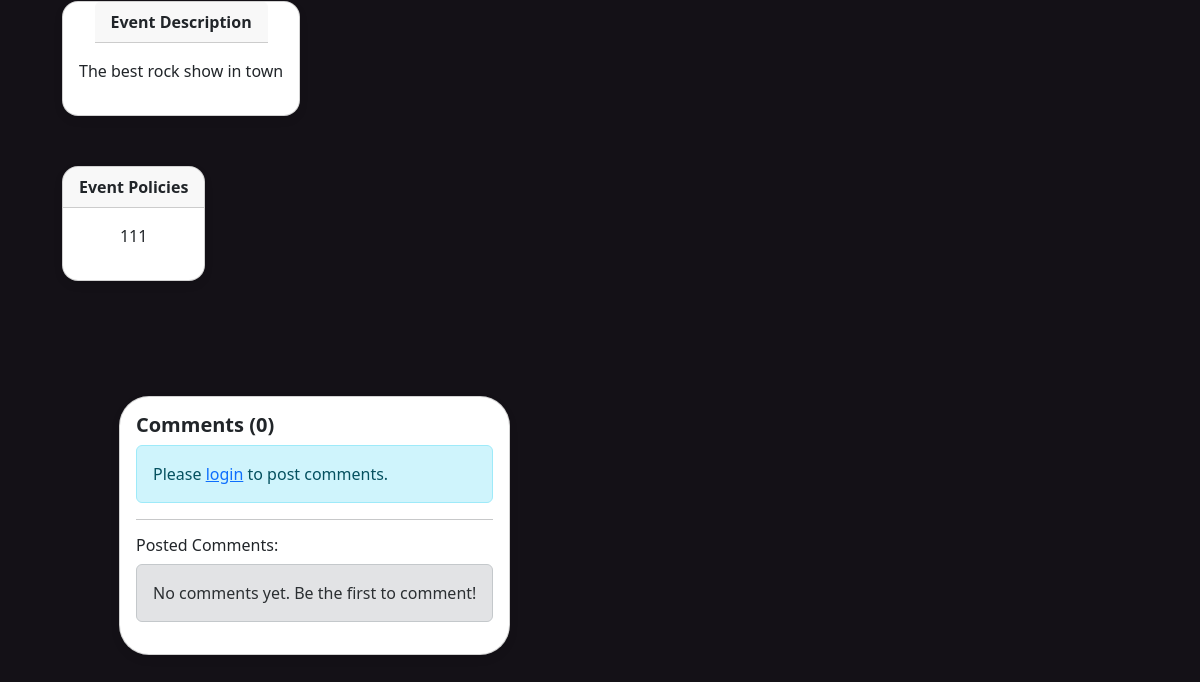
Before: /events/1 (lower part) with the older database file.
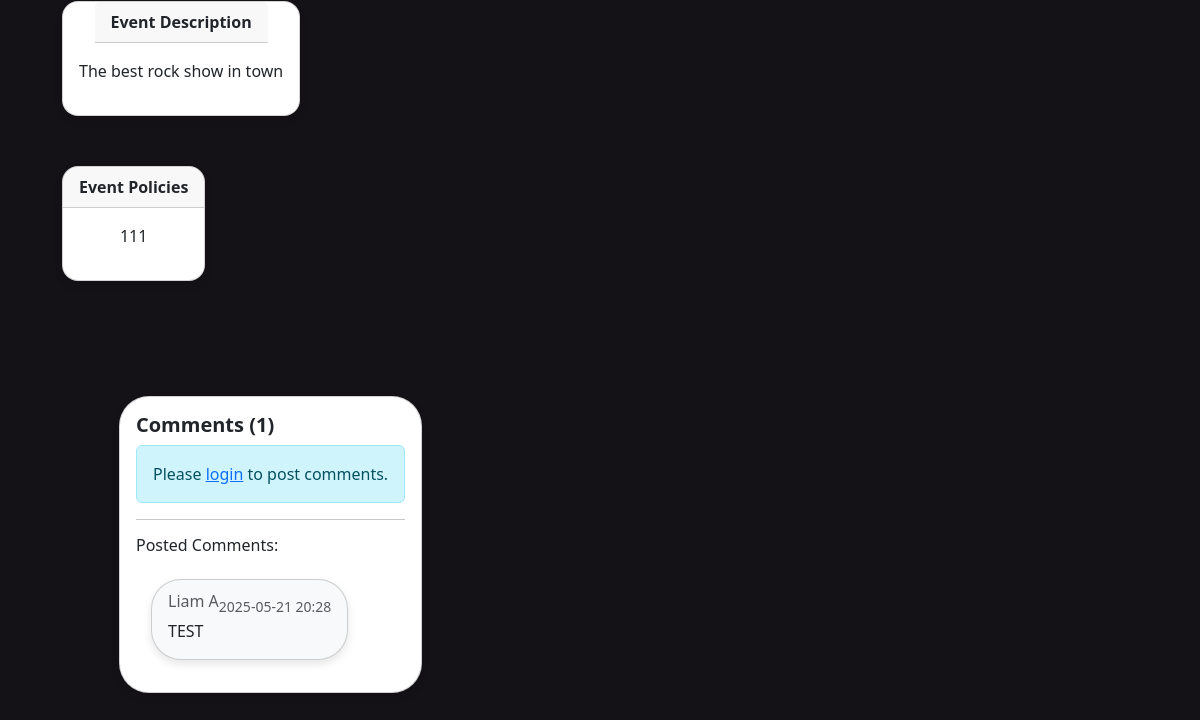
After: the same page with the newer database file.
### website/models.py (models this page shows, shortened)
class Comment(db.Model):
    __tablename__ = 'comments'
    id = db.Column(db.Integer, primary_key=True)
    text = db.Column(db.String(400), nullable=False)
    created_at = db.Column(db.DateTime, default=datetime.now)
    edited_at = db.Column(db.DateTime, nullable=True)
    is_edited = db.Column(db.Boolean, default=False)
    user_id = db.Column(db.Integer, db.ForeignKey('users.id'), nullable=False)
    event_id = db.Column(db.Integer, db.ForeignKey('events.id'), nullable=False)

class User(db.Model, UserMixin):
    __tablename__ = 'users'
    id = db.Column(db.Integer, primary_key=True)
    firstName = db.Column(db.String(100), index=True, unique=False, nullable=False)
    surname = db.Column(db.String(100), index=True, unique=False, nullable=False)
    email = db.Column(db.String(100), index=True, nullable=False, unique=True)
    mobileNumber = db.Column(db.String(20), index=True, nullable=False, unique=True)
    streetAddress = db.Column(db.String(150), index=True, nullable=False)
    password_hash = db.Column(db.String(255), nullable=False)
    role = db.Column(db.String(20), default='attendee')
    created_at = db.Column(db.DateTime, default=datetime.now)
    updated_at = db.Column(db.DateTime, default=datetime.now, onupdate=datetime.now)
    comments = db.relationship('Comment', backref='user', lazy='dynamic')
    bookings = db.relationship('Booking', backref='user', lazy='dynamic')
    events_created = db.relationship('Event', foreign_keys='Event.created_by', backref='creator_user', lazy='dynamic')

### website/events.py (the view)
@eventbp.route('/<int:id>')
def details(id):
    event = db.session.query(Event).filter_by(id=id).first_or_404()
    cform = CommentForm()
    comments = event.comments.order_by(Comment.created_at.desc()).all()
    return render_template('events/eventDetails.html', event=event, form=cform, comments=comments)

### website/templates/events/eventDetails.html (shortened to what the changed rows need)
{% extends 'base.html' %}
{% from "bootstrap5/form.html" import render_form %}
{% block head %}
<link rel="stylesheet" href="{{ url_for('static', filename='style/eventDetails.css') }}">
{% endblock %}
{% block content %}
<main>
    {% if event %}
    {% if event.description %}
    <div class="row mt-4">
        <div class="col-sm-12">
            <div class="card card-slider rounded-4 overflow-hidden">
                <div class="card-header fw-bold">Event Description</div>
                <div class="card-body">
                    <p>{{ event.description }}</p>
                </div>
            </div>
        </div>
    </div>
    {% endif %}
    {% if event.policies %}
    <div class="row mt-4">
        <div class="col-sm-12">
            <div class="card card-slider rounded-4 overflow-hidden">
                <div class="card-header fw-bold">Event Policies</div>
                <div class="card-body">
                    <p>{{ event.policies }}</p>
                </div>
            </div>
        </div>
    </div>
    {% endif %}
    <div class="container mt-4 mb-5">
        <div class="row">
            <div class="col-12">
                <div class="card">
                    <div class="card-body">
                        <h5 class="card-title">Comments ({{ event.comments.count() }})</h5>
                        {% if current_user.is_authenticated %}
                        <form method="POST" action="{{ url_for('event.comment', id=event.id) }}" class="mb-4">
                            {{ form.csrf_token }}
                            <div class="mb-3">
                                {{ form.text.label(class="form-label") }}
                                {{ form.text(class="form-control", rows="3", placeholder="Write your comment here...")
                                }}
                                {% if form.text.errors %}
                                <div class="invalid-feedback d-block">
                                    {% for error in form.text.errors %}
                                    <span>{{ error }}</span><br>
                                    {% endfor %}
                                </div>
                                {% endif %}
                            </div>
                            {{ form.submit(class="btn btn-primary") }}
                        </form>
                        {% else %}
                        <div class="alert alert-info">
                            Please <a href="{{ url_for('auth.login', next=request.url) }}">login</a> to post comments.
                        </div>
                        {% endif %}
                        <hr>
                        <h6>Posted Comments:</h6>
                        {% if comments %}
                        {% for comment_item in comments %}
                        <div class="card mb-3 bg-light">
                            <div class="card-body">
                                <div class="d-flex justify-content-between">
                                    <h6 class="card-subtitle mb-2 text-muted">
                                        {{ comment_item.user.firstName if comment_item.user else 'Anonymous' }}
                                        {% if comment_item.user and comment_item.user.surname %}{{
                                        comment_item.user.surname }}{% endif %}
                                    </h6>
                                    <small class="text-muted">
                                        {{ comment_item.created_at.strftime('%Y-%m-%d %H:%M') }}
                                    </small>
                                </div>
                                <p class="card-text">{{ comment_item.text }}</p>
                            </div>
                        </div>
                        {% endfor %}
                        {% else %}
                        <div class="alert alert-secondary">
                            No comments yet. Be the first to comment!
                        </div>
                        {% endif %}
                    </div>
                </div>
            </div>
        </div>
    </div>
    {% else %}
    <div class="alert alert-danger text-center" role="alert">
        Event not found or details could not be loaded.
    </div>
    {% endif %}
</main>
{% endblock %}

Changed rows visible on the page:
added Comment: user "Liam", user.surname "A", created_at "2025-05-21 20:28", text "TEST"
Other visible differences:
{{ event.comments.count() }}: "0" → "1"
text no longer shown: "No comments yet. Be the first to comment!"
